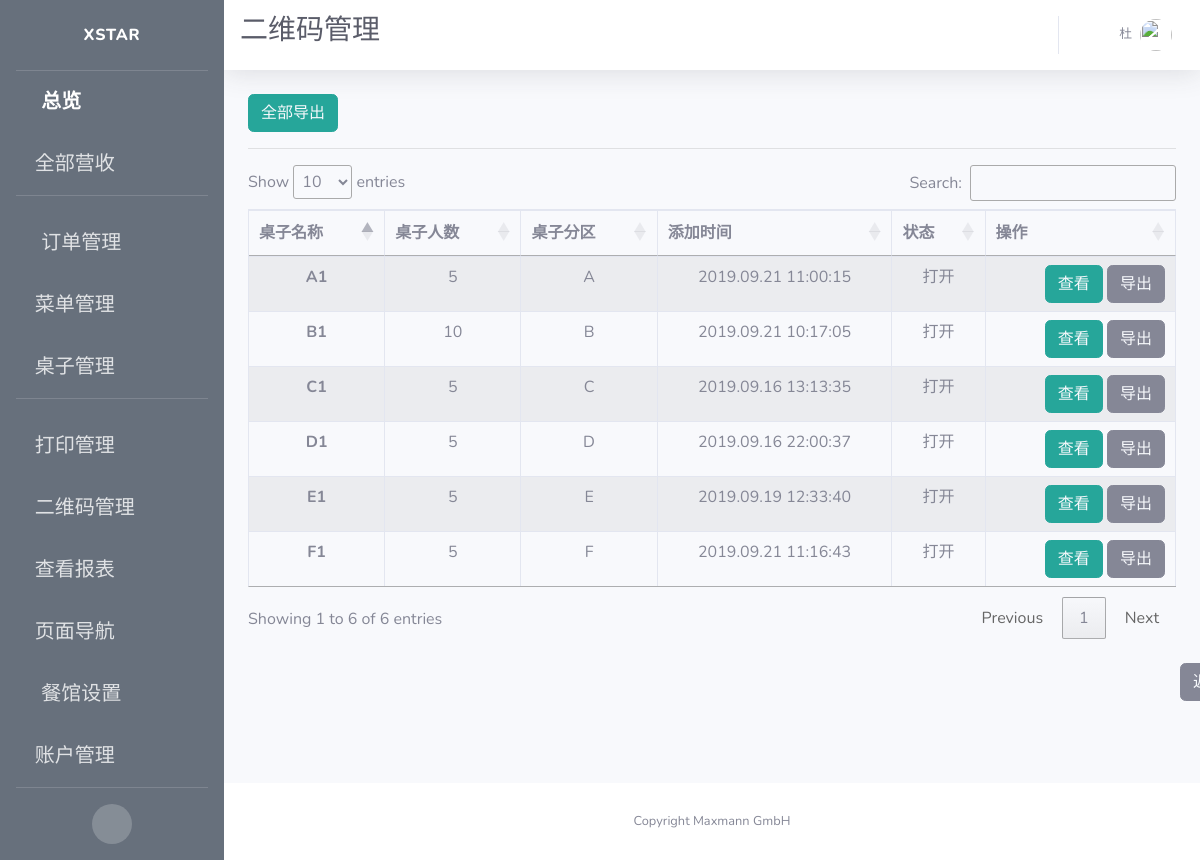
The app's page /qrcode/manage (signed in) with its own data.
### app/models.py (models this page shows, shortened)
class User(UserMixin, db.Model):
    id = db.Column(db.Integer, primary_key=True)
    username = db.Column(db.String(64), index=True, unique=True, nullable=False)
    alias = db.Column(db.String(64))
    email = db.Column(db.String(120), unique=True)
    password_hash = db.Column(db.String(128))
    permissions = db.Column(db.Integer)
    container = db.Column(db.String(300))
    timeCreated = db.Column(db.DateTime, default=datetime.utcnow)

class Table(db.Model):
    id = db.Column(db.Integer, primary_key=True, unique=True, index=True)
    name = db.Column(db.String(100), unique=True)
    number = db.Column(db.Integer, nullable=False, unique=False)
    section = db.Column(db.String(10), unique=False)
    seats = db.Column(db.String(100))
    is_on = db.Column(db.Boolean, nullable=False, default=False)
    timeCreated = db.Column(db.DateTime, default=datetime.utcnow)
    container = db.Column(db.String(300))

### app/routes.py (the view)
@app.route('/qrcode/manage')
def qrcode_manage():
    tables = Table.query.all()
    context = dict(referrer=request.headers.get('Referer'),
                   title=u"二维码管理",
                   tables=tables,
                   company_name=company_info.get('company_name'),
                   format=datetime_format)
    return render_template('qrcode.html', **context)

### app/models.py (called while the page is built)
@login.user_loader
def load_user(id):
    return User.query.get(int(id))

### app/templates/qrcode.html (shortened to what this page needs)
{% extends 'base.html' %}
{% block css %}
<link rel="stylesheet" type="text/css" href="https://cdn.datatables.net/1.10.19/css/jquery.dataTables.css">
<link rel="stylesheet" type="text/css" href="https://cdnjs.cloudflare.com/ajax/libs/twitter-bootstrap/4.1.3/css/bootstrap.css">
<link rel="stylesheet" type="text/css" href="https://cdn.datatables.net/1.10.19/css/dataTables.bootstrap4.min.css">
{% endblock %}
{% block title %}
<h1 class="h3 mb-2 text-gray-800">二维码管理</h1>
<br>
{% endblock %}
{% block content %}
<button type="button" class="btn btn-info" style="border-color:#26a69a; background-color:#26a69a;">
  <a href={{url_for('export_qrcode', table_name="All")}} style="color: rgb(247, 249, 252)">
     全部导出
  </a>
</button>
<hr>
<div class="row">
    <div class="col-sm-12">
      <table id="example" class="table table-striped table-bordered">
      <thead>
        <tr>
          <th scope="col">桌子名称</th>
          <th scope="col">桌子人数</th>
          <th scope="col">桌子分区</th>
          <th scope="col">添加时间</th>
          <th scope="col">状态</th>
          <th scope="col">操作</th>
        </tr>
      </thead>
      <tbody>
        {% for table in tables %}
        <tr>
          <th scope="row">{{ table.name }}</th>
          <td>{{ table.number }}</td>
          <td>{{ table.section }}</td>
          <td>{{ table.timeCreated.strftime(format) }}</td>
          {% if table.is_on %}
          <td>打开</td>
          {% else %}
          <td>关闭</td>
          {% endif %}
          <td style="text-align:right">
            <span>
              <button type="button" class="btn btn-info" style="border-color:#26a69a; background-color:#26a69a;">
                <a style="color: rgb(247, 249, 252)" href="{{ url_for('view_qrcodes', table_id=table.id) }}">
                  查看
                </a>
              </button>
            </span>
            <span>
              <button type="button" class="btn btn-secondary">
                <a href={{url_for('export_qrcode', table_name=table.name)}} style="color: rgb(247, 249, 252)">
                  导出
                </a>
              </button>
            </span>
          </td>
        </tr>
        {% endfor %}
      </tbody>
    </table>
    </div>
</div>
<br>
<button type="button" class="btn btn-secondary" id="back">
  <a style="color: rgb(247, 249, 252)" href={{ referrer }}>
    返回
</button>
{% endblock %}

### app/templates/base.html (shortened to what this page needs)
<!DOCTYPE html>
<html lang="en">
<head>
  {% block css %}
  {% endblock %}
  <link href="{{ url_for('static', filename='fontawesome-free/css/all.min.css') }}" rel="stylesheet" type="text/css">
  <link href="{{ url_for('static', filename='css/sb-admin-2.min.css')}}" rel="stylesheet">
  <link rel='stylesheet' href='https://cdnjs.cloudflare.com/ajax/libs/flag-icon-css/0.8.2/css/flag-icon.min.css'>
</head>
<body id="page-top">
  <div id="wrapper">
    <ul class="navbar-nav bg-gradient-primary sidebar sidebar-dark accordion" id="accordionSidebar">
      <a class="sidebar-brand d-flex align-items-center justify-content-center" href="{{ url_for('index') }}">
        <div class="sidebar-brand-text mx-3">Xstar</div>
      </a>
      <hr class="sidebar-divider my-0">
      <li class="nav-item active">
        <a class="nav-link" href="{{url_for('index') }}">
          <i class="fas fa-fw fa-tachometer-alt"></i>
          <span>总览</span></a>
      </li>
      <li class="nav-item">
        <a class="nav-link collapsed" href="#" data-toggle="collapse" data-target="#collapseOne" aria-expanded="true" aria-controls="collapseOne">
          <i class="fas fa-money-bill-alt"></i>
          <span>全部营收</span>
        </a>
      </li>
      <hr class="sidebar-divider">
      <li class="nav-item">
        <a class="nav-link collapsed" href="#" data-toggle="collapse" data-target="#collapseTwo" aria-expanded="true" aria-controls="collapseTwo">
          <i class="fas fa-fw fa-cog"></i>
          <span>订单管理</span>
        </a>
      </li>
      <li class="nav-item">
        <a class="nav-link collapsed" href="#" data-toggle="collapse" data-target="#collapseMenu" aria-expanded="true" aria-controls="collapseTwo">
        <i class="fas fa-utensils"></i>
          <span>菜单管理</span>
        </a>
      </li>
      <li class="nav-item">
        <a class="nav-link collapsed" href="#" data-toggle="collapse" data-target="#collapseUtilities" aria-expanded="true" aria-controls="collapseUtilities">
          <i class="fas fa-chair"></i>
          <span>桌子管理</span>
        </a>
      </li>
      <hr class="sidebar-divider">
      <li class="nav-item">
        <a class="nav-link collapsed" href="#" data-toggle="collapse" data-target="#collapsePages" aria-expanded="true" aria-controls="collapsePages">
          <i class="fas fa-print"></i>
          <span>打印管理</span>
        </a>
      </li>
      <li class="nav-item">
        <a class="nav-link" href={{ url_for('qrcode_manage') }}>
          <i class="fas fa-qrcode"></i>
          <span>二维码管理</span>
        </a>
      </li>
      <li class="nav-item">
        <a class="nav-link collapsed" href="#" data-toggle="collapse" data-target="#collapseLogs" aria-expanded="true" aria-controls="collapseUtilities">
          <i class="far fa-sticky-note"></i>
          <span>查看报表</span>
        </a>
      </li>
      <li class="nav-item">
        <a class="nav-link collapsed" href="#" data-toggle="collapse" data-target="#collapseNavigation" aria-expanded="true" aria-controls="collapseUtilities">
          <i class="far fa-compass"></i>
          <span>页面导航</span>
        </a>
      </li>
      <li class="nav-item">
        <a class="nav-link" href="{{ url_for('set_store') }}">
          <i class="fas fa-fw fa-wrench"></i>
          <span>餐馆设置</span></a>
      </li>
      {% if current_user.permissions == 100 %}
      <li class="nav-item">
        <a class="nav-link" href="{{ url_for('boss_users_manage') }}">
          <i class="fas fa-users"></i>
          <span>账户管理</span></a>
      </li>
      {% else %}
      <li class="nav-item">
        <a class="nav-link" href="{{ url_for('users_manage') }}">
          <i class="fas fa-users"></i>
          <span>跑堂人员列表</span></a>
      </li>
      {% endif %}
      <hr class="sidebar-divider d-none d-md-block">
      <div class="text-center d-none d-md-inline">
        <button class="rounded-circle border-0" id="sidebarToggle"></button>
      </div>
    </ul>
    <div id="content-wrapper" class="d-flex flex-column">
      <div id="content">
        <nav class="navbar navbar-expand navbar-light bg-white topbar mb-4 static-top shadow">
          {% block title %}
          {% endblock %}
          <ul class="navbar-nav ml-auto">
            <li class="nav-item dropdown no-arrow">
              <a class="nav-link dropdown-toggle" href="#" id="lanDropdown" role="button" data-toggle="dropdown" aria-haspopup="true" aria-expanded="false">
              </a>
            </li>
            <li class="nav-item dropdown no-arrow">
              <a class="nav-link dropdown-toggle" href="#" id="userDropdown" role="button" data-toggle="dropdown" aria-haspopup="true" aria-expanded="false">
                <span class="mr-2 d-none d-lg-inline text-gray-600 small">{{ current_user.alias }}</span>
                <img class="img-profile rounded-circle" src="https://source.unsplash.com/QAB-WJcbgJk/60x60">
              </a>
            </li>
          </ul>
        </nav>
        <div class="container-fluid">
          {% block content %}{% endblock %}
        </div>
      </div>
      <footer class="sticky-footer bg-white">
        <div class="container my-auto">
          <div class="copyright text-center my-auto">
            <span>Copyright {{ company_name }}</span>
          </div>
        </div>
      </footer>
    </div>
  </div>
</body>
</html>

### app/templates/qrcode.html (style rules this page uses)
#back { margin-left: 932px; margin-bottom:20px; }
table { text-align: center; }

### app/templates/base.html (style rules this page uses)
.bg-gradient-primary { background-image: linear-gradient(180deg,#67707c 10%,#67707c 100%); background-size: cover; }

### records on screen
User: alias "杜"
Table: name "C1", number "5", section "C", timeCreated "2019.09.16 13:13:35", is_on "打开"
Table: name "D1", number "5", section "D", timeCreated "2019.09.16 22:00:37", is_on "打开"
Table: name "E1", number "5", section "E", timeCreated "2019.09.19 12:33:40", is_on "打开"
Table: name "B1", number "10", section "B", timeCreated "2019.09.21 10:17:05", is_on "打开"
Table: name "A1", number "5", section "A", timeCreated "2019.09.21 11:00:15", is_on "打开"
Table: name "F1", number "5", section "F", timeCreated "2019.09.21 11:16:43", is_on "打开"

### other values on screen
{{ company_name }} "Maxmann GmbH"
